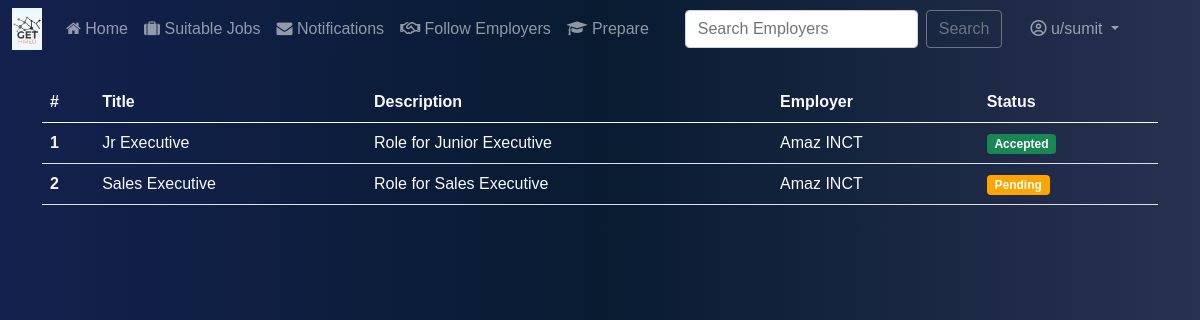
Page /JOBSEEKER/myjobs/ (signed in) on the committed database.
### JOB/models.py (models this page shows, shortened)
class JOB(models.Model):
    job_id=models.AutoField(primary_key=True)
    job_title=models.CharField(max_length=100)
    job_desc=models.TextField()
    pub_date=models.DateTimeField(auto_now=True)
    x_req=models.DecimalField(max_digits=5,decimal_places=2)
    xii_req=models.DecimalField(max_digits=5,decimal_places=2)
    grad_req=models.DecimalField(max_digits=5,decimal_places=2)
    employer_name=models.ForeignKey(EMPLOYER,on_delete=models.CASCADE)

### EMPLOYER/models.py (models this page shows, shortened)
class EMPLOYER(models.Model):
    user=models.OneToOneField(User,on_delete=models.CASCADE)
    name=models.TextField()
    cin_num=models.IntegerField(unique=True,blank=False)
    email=models.EmailField(default="default@gmail.com")
    profile_pic=models.ImageField(upload_to='EMPLOYER/PROFILE',blank=True)

### JOBSEEKER/views.py (the view)
# urls.py: path('myjobs/',views.myjobs,name="shortlisted jobs"),
def myjobs(request):
    if request.user.is_authenticated:
        jobseeker=JOBSEEKER.objects.get(user=request.user)
        flist=[]
        myapplications = APPLICATIONS.objects.filter(applicant=jobseeker)
        shortlisted=SHORTLISTED.objects.filter(applicant=jobseeker)
        for app in shortlisted:
            flist.append([app.applicant_job,"Accepted",1])
        for app in myapplications:
            flist.append([app.applicant_job,"Pending",0])
        param={
            'jobs':flist,
        }
        return render(request,'JOBSEEKER/my-jobs.html/',param)
    else:
        return redirect('/')

### templates/JOBSEEKER/my-jobs.html (shortened to what this page needs)
{% extends 'basej.html' %}
{% block content %}
<div class="container my-4">
<table class="table text-light">
<thead>
<tr>
      <th scope="col">#</th>
      <th scope="col">Title</th>
      <th scope="col">Description</th>
      <th scope="col">Employer</th>
       <th scope="col">Status</th>
    </tr>
</thead>
<tbody>
        {% for job in jobs %}
        <tr>
        <th scope="row">{{forloop.counter}}</th>
        <td>{{job.0.job_title}}</td>
        <td>{{job.0.job_desc}}</td>
        <td>{{job.0.employer_name.name}}</td>
        {% if job.2 %}
        <td><span class="badge badge-pill badge-success bg-success">{{job.1}}</span></td>
        {% else %}
        <td><span style="background-color:orange;" class="badge badge-pill badge-warning">{{job.1}}</span></td>
        {% endif %}
        </tr>
        {% endfor %}
</tbody>
</table>
</div>
{% endblock content %}

### templates/basej.html (shortened to what this page needs)
{% load static %}
<!doctype html>
<html lang="en">
  <head>
       <link href="https://cdn.jsdelivr.net/npm/bootstrap@5.0.0-beta1/dist/css/bootstrap.min.css" rel="stylesheet">
   <link rel="stylesheet" href="https://cdnjs.cloudflare.com/ajax/libs/font-awesome/4.7.0/css/font-awesome.min.css">
  <link rel="stylesheet" href="{% static 'JOBSEEKER/css/style.css/' %}">
  </head>
  <body>
<nav class="navbar navbar-expand-lg navbar-dark bg-dark">
  <div class="container-fluid">
    <a class="navbar-brand" href="/">
    <img src="{% static 'JOBSEEKER/images/logo1.png/' %}">
    </a>
    <div class="collapse navbar-collapse" id="navbarSupportedContent">
      <ul class="navbar-nav me-auto mb-2 mb-lg-0">
        <li class="nav-item">
          <a class="nav-link {% block homeactive %}
          {% endblock homeactive %}"  href="/"><i class="fa fa-home" aria-hidden="true"></i> Home</a>
        </li>
        <li class="nav-item">
          <a class="nav-link {% block jobsactive %}
          {% endblock jobsactive %}" href="/JOB/relevant-jobs/"><i class="fa fa-suitcase" aria-hidden="true"></i> Suitable Jobs</a>
        </li>
            <li class="nav-item">
          <a class="nav-link {% block msgactive %}
          {% endblock  %}" href="/JOBSEEKER/messages/"><i class="fa fa-envelope" aria-hidden="true"></i> Notifications{% block notbadge %}{% endblock %}</a>
        </li>
           <li class="nav-item">
          <a class="nav-link {% block empactive %}
          {% endblock  %}" href="/JOBSEEKER/follow-employee/"><i class="fa fa-handshake-o" aria-hidden="true"></i> Follow Employers</a>
        </li>
           <li class="nav-item">
          <a class="nav-link {% block prepareactive %}
          {% endblock  %}" href="/prepare/"><i class="fa fa-graduation-cap" aria-hidden="true"></i> Prepare</a>
        </li>
   </ul>
      <form action="/JOBSEEKER/search/" method="POST" class="d-flex">{% csrf_token %}
        <input class="form-control me-2" type="search" name="searchquery" placeholder="Search Employers " aria-label="Search" Required>
        <button class="btn btn-outline-secondary" type="submit">Search</button>
      </form>
    <ul class="navbar-nav ml-2 mb-2 mb-lg-0">
                 <li class="nav-item dropdown  ">
          <a class="nav-link dropdown-toggle" href="#" id="navbarDropdown" role="button" data-bs-toggle="dropdown" aria-expanded="false">
            <i class="fa fa-user-circle-o" aria-hidden="true"></i> u/{{request.user}}
          </a>
        </li>
      </ul>
    </div>
  </div>
</nav>
   {% block content %}
   {% endblock content %}
  </body>
</html>

### static/JOBSEEKER/css/style.css (style rules this page uses)
* { font-family: sans-serif; }
body { background-image:linear-gradient(to right ,#14214E,#081b31,#283151); }
a { text-decoration: none; }
.navbar { padding-right:61px; background-image: linear-gradient(to right ,#14214E ,#081b31,#283151); }
.navbar-brand { background-color: aliceblue; }
.navbar-brand img { height: 30px; }
.d-flex { margin-right:20px; }

### rows in the picture
JOB: job_title "Jr Executive", job_desc "Role for Junior Executive", employer_name.name "Amaz INCT", job "Accepted"
JOB: job_title "Sales Executive", job_desc "Role for Sales Executive", employer_name.name "Amaz INCT", job "Pending"

### other values in the picture
{{ request.user }} "sumit"
